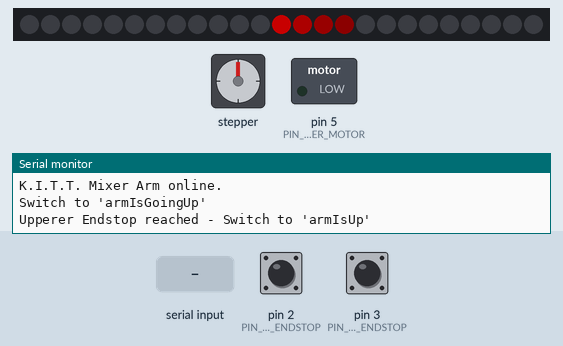
Recording of a sketch running on a simulated Arduino Uno, built with avr-gcc and run on an emulated ATmega328P. Parts: 25 RGB LEDs in strip order, left to right, stepper motor, switched loads named in the sketch (green lamp = pin HIGH), the last lines printed to the serial monitor. The test bench sets the inputs (shaded band); at power-on: pin 2 (PIN_LOWER_ENDSTOP) LOW, pin 3 (PIN_UPPER_ENDSTOP) HIGH. Dim RGB values are drawn brighter than linear; stepper angles assume 2048 steps per turn.

Above: at 1.25 s.
1.3 s: "8" received over Serial
At 1.7 s:
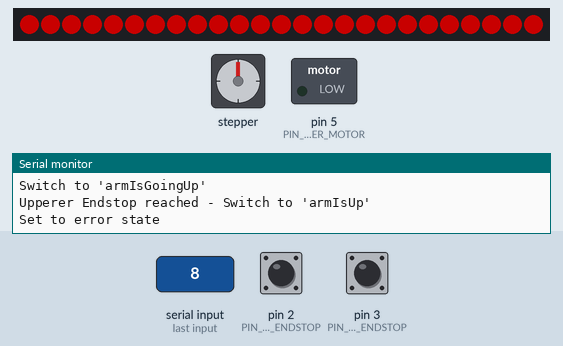
4.3 s: "2" received over Serial
At 4.75 s:
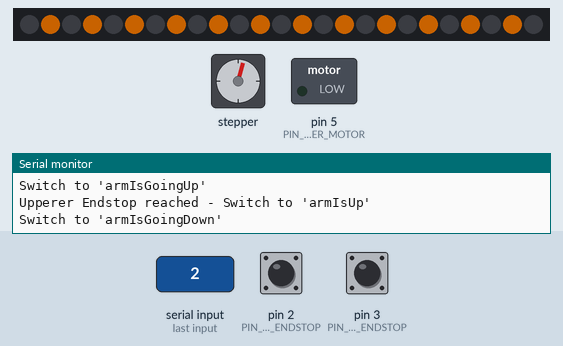
6.7 s: "4" received over Serial
At 6.88 s:
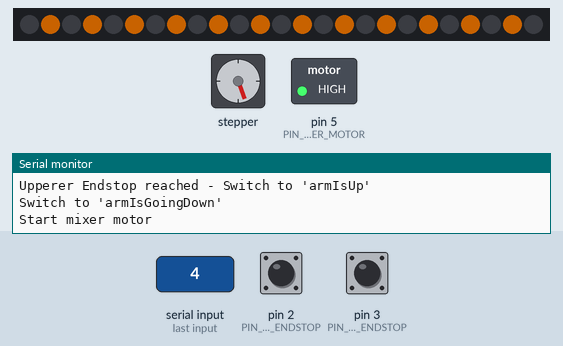
9.1 s: pin 2 (PIN_LOWER_ENDSTOP) pulled HIGH for 0.15 s
At 11.8 s:
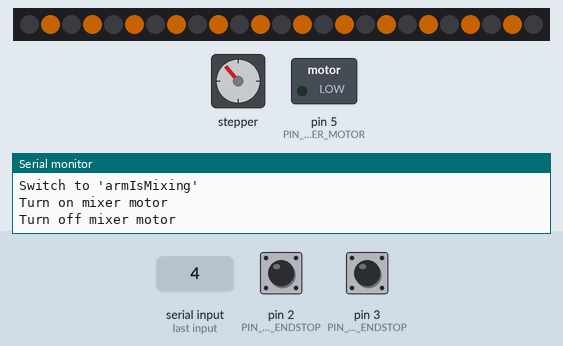
12.2 s: "9" received over Serial
At 13.3 s:
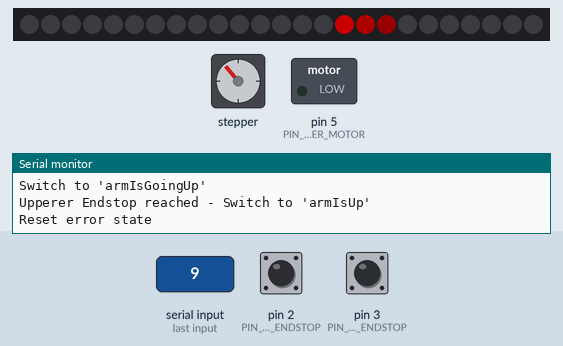
13.7 s: "2" received over Serial
At 14.19 s:
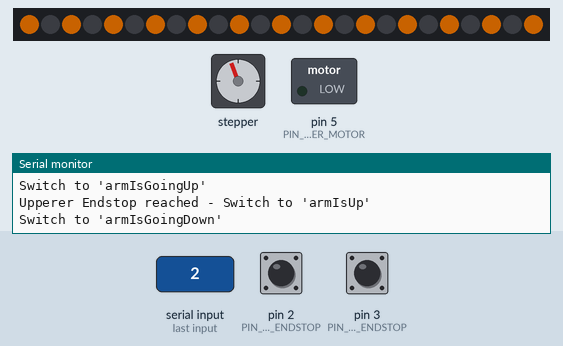
Timing chart, 0 to 19.8 s (numbered marks = the images above; inputs shaded):
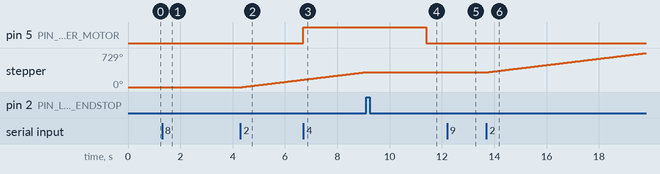

The sketch:

cocktailrobot-dipper.ino
```cpp
// Include libraries
#include <Stepper.h>
#include <Adafruit_NeoPixel.h>
#include "MixerArm.h"
#include "LedControl.h"

// Number of steps per internal motor revolution
const float STEPS_PER_REV = 32;

//  Amount of Gear Reduction
const float GEAR_RED = 64;

// Number of steps per geared output rotation
const float STEPS_PER_OUT_REV = STEPS_PER_REV * GEAR_RED;

// Motor pins
const int PIN_1IN = 12;
const int PIN_2IN = 11;
const int PIN_3IN = 10;
const int PIN_4IN = 9;

// Endstop pins
const int PIN_LOWER_ENDSTOP = 2;
const int PIN_UPPER_ENDSTOP = 3;

const int PIN_MIXER_MOTOR = 5;

// LED pins and settings
const int LED_PIN = 7;
const int NUM_PIXELS = 25;
const int LED_BRIGHTNESS = 100;

// Create instances
MixerArm mixerArm(
  1000, STEPS_PER_REV, PIN_LOWER_ENDSTOP, PIN_UPPER_ENDSTOP,
  PIN_1IN, PIN_3IN, PIN_2IN, PIN_4IN, PIN_MIXER_MOTOR);

LedControl ledControl(LED_PIN, NUM_PIXELS, LED_BRIGHTNESS);

void setup() {
  // Initialize serial communication for debugging
  Serial.begin(9600);
  Serial.println("K.I.T.T. Mixer Arm online.");

  mixerArm.setup();
  ledControl.setup();

  // Start with idle LED pattern
  ledControl.setIdling();
}

void loop() {
  static bool hasError = false;

  // Handle serial commands for LED control
  if (Serial.available()) {
    char cmd = Serial.read();

    switch (cmd) {
      case '1':
        Serial.println("Wait for pump");
        mixerArm.waitForPump();
        break;

      case '2':
        Serial.println("Start mixing");
        mixerArm.startSequence();
        break;

      case '3':
        Serial.println("Abort mixing");
        mixerArm.stopSequence();
        break;

      case '4':
        Serial.println("Start mixer motor");
        digitalWrite(PIN_MIXER_MOTOR, HIGH);
        break;

      case '5':
        Serial.println("Stop mixer motor");
        digitalWrite(PIN_MIXER_MOTOR, LOW);
        break;

      case '6':
        Serial.println("Status Report:");
        Serial.println("   Endstop1: " + digitalRead(PIN_LOWER_ENDSTOP) == LOW ? "LOW" : "HIGH");
        Serial.println("   Endstop2: " + digitalRead(PIN_UPPER_ENDSTOP) == LOW ? "LOW" : "HIGH");
        break;

      case '8':
        Serial.println("Set to error state");
        hasError = true;
        break;

      case '9':
        Serial.println("Reset error state");
        hasError = false;
        break;
    }
  }

  if (mixerArm.isRunning()) {
    ledControl.setWorking();
  } else if (!mixerArm.isRunning() && mixerArm.getArmState() != MixerArm::ArmState::armIsUp) {
    ledControl.setWorking();
  } else if (hasError) {
    ledControl.setError();
  } else {
    ledControl.setIdling();
  }

  mixerArm.loop();
  ledControl.loop();
}
```

LedControl.cpp
```cpp
#include "Arduino.h"
#include "LedControl.h"
#include <Adafruit_NeoPixel.h>

LedControl::LedControl(int pin, int numPixels, int brightness)
  : _pixels(numPixels, pin, NEO_GRB + NEO_KHZ800) {
  _brightness = brightness;
  _currentIdlePixel = _startPixel;
  _currentIdleDirection = 1;
  _patternState = isIdling;
  _previousMillis = 0;
  _toggleState = false;
  _hue = 0;
}

void LedControl::setup() {
  _pixels.begin();
  _pixels.clear();
  _pixels.setBrightness(_brightness);
  _currentIdlePixel = _startPixel;
}

void LedControl::loop() {
  // Clear all pixels first
  _pixels.clear();

  switch (_patternState) {
    case isIdling:
      idle();
      break;

    case isWorking:
      working();
      break;

    case isError:
      error();
      break;

    case isRainbow:
      rainbow();
      break;
  }
}

LedControl::PatternState LedControl::getCurrentState() {
  return _patternState;
}

void LedControl::setIdling() {
  _patternState = isIdling;
}

void LedControl::setWorking() {
  _patternState = isWorking;
}

void LedControl::setError() {
  _patternState = isError;
}

void LedControl::setRainbow() {
  _patternState = isRainbow;
}

void LedControl::idle() {
  static unsigned long lastUpdate = 0;
  unsigned long currentMillis = millis();

  if (currentMillis - lastUpdate >= _delayval) {
    lastUpdate = currentMillis;

    // Set the main bright pixel (KITT red)
    _pixels.setPixelColor(_currentIdlePixel, _pixels.Color(255, 0, 0));

    // Add trailing fade effect
    if (_currentIdlePixel - _currentIdleDirection >= _startPixel && _currentIdlePixel - _currentIdleDirection <= _endPixel) {
      _pixels.setPixelColor(_currentIdlePixel - _currentIdleDirection, _pixels.Color(125, 0, 0));
    }
    if (_currentIdlePixel - (2 * _currentIdleDirection) >= _startPixel && _currentIdlePixel - (2 * _currentIdleDirection) <= _endPixel) {
      _pixels.setPixelColor(_currentIdlePixel - (2 * _currentIdleDirection), _pixels.Color(62, 0, 0));
    }
    if (_currentIdlePixel - (3 * _currentIdleDirection) >= _startPixel && _currentIdlePixel - (3 * _currentIdleDirection) <= _endPixel) {
      _pixels.setPixelColor(_currentIdlePixel - (3 * _currentIdleDirection), _pixels.Color(31, 0, 0));
    }

    _pixels.show();

    // Move to next position
    _currentIdlePixel += _currentIdleDirection;

    // Reverse direction at the custom range ends
    if (_currentIdlePixel >= _endPixel || _currentIdlePixel <= _startPixel) {
      _currentIdleDirection = -_currentIdleDirection;
    }
  }
}

void LedControl::working() {
  unsigned long currentMillis = millis();

  if (currentMillis - _previousMillis >= 250) {
    _previousMillis = currentMillis;
    _toggleState = !_toggleState;
  }

  // Light up LEDs based on odd/even pattern
  for (int i = 0; i < _pixels.numPixels(); i++) {
    if ((_toggleState && i % 2 == 0) || (!_toggleState && i % 2 == 1)) {
      _pixels.setPixelColor(i, _pixels.Color(255, 125, 0));  // Yellow
    } else {
      _pixels.setPixelColor(i, _pixels.Color(0, 0, 0));  // Off
    }
  }

  _pixels.show();
}

void LedControl::error() {
  unsigned long currentMillis = millis();

  if (currentMillis - _previousMillis >= 500) {
    _previousMillis = currentMillis;
    _toggleState = !_toggleState;
  }

  // Set all LEDs to red or off
  for (int i = 0; i < _pixels.numPixels(); i++) {
    if (_toggleState) {
      _pixels.setPixelColor(i, _pixels.Color(255, 0, 0));  // Red
    } else {
      _pixels.setPixelColor(i, _pixels.Color(0, 0, 0));  // Off
    }
  }

  _pixels.show();
}

void LedControl::rainbow() {
  unsigned long currentMillis = millis();

  if (currentMillis - _previousMillis >= 20) {
    _previousMillis = currentMillis;

    for (int i = 0; i < _pixels.numPixels(); i++) {
      // Calculate hue for each pixel with offset
      uint16_t pixelHue = _hue + (i * (uint16_t)(65536L / _pixels.numPixels()));
      _pixels.setPixelColor(i, _pixels.gamma32(_pixels.ColorHSV(pixelHue)));
    }

    _pixels.show();
    _hue += 256;  // Increment hue for animation (will naturally wrap at 65536)
  }
}
```

LedControl.h
```cpp
#ifndef LedControl_h
#define LedControl_h
#include "Arduino.h"
#include <Adafruit_NeoPixel.h>

class LedControl {
public:
  enum PatternState {
    isIdling,
    isWorking,
    isError,
    isRainbow
  };

  LedControl(int pin, int numPixels, int brightness = 100);

  void setup();
  void loop();

  PatternState getCurrentState();

  // State control methods
  void setIdling();
  void setWorking();
  void setError();
  void setRainbow();

  // Direct pattern methods
  void idle();
  void working();
  void error();
  void rainbow();

private:
  Adafruit_NeoPixel _pixels;
  int _brightness;

  // Animation range settings
  static const int _startPixel = 8;  // First LED in animation range
  static const int _endPixel = 17;   // Last LED in animation range
  static const int _delayval = 80;

  // Idle Animation variables
  int _currentIdlePixel;
  int _currentIdleDirection;  // 1 for forward, -1 for backward

  // State management
  PatternState _patternState;  // What pattern should be shown

  // Timing variables for non-blocking animations
  unsigned long _previousMillis;
  bool _toggleState;
  uint16_t _hue;
};
#endif
```

MixerArm.cpp
```cpp
#include "Arduino.h"
#include <Stepper.h>
#include "MixerArm.h"

MixerArm::MixerArm(
  int speed,
  float steps_per_revolution,
  int pin_lowerEndstop,
  int pin_upperEndstop,
  int pin_1in,
  int pin_3in,
  int pin_2in,
  int pin_4in,
  int pin_mixer)

  // Create Instance of Stepper Class
  // Specify Pins used for motor coils
  // Connected to ULN2003 Motor Driver In1, In2, In3, In4
  // Pins entered in sequence 1-3-2-4 for proper step sequencing
  : _steppermotor(steps_per_revolution, pin_1in, pin_3in, pin_2in, pin_4in) {
  _speed = speed;
  _armState = armIsUnknown;
  _running = false;
  _pin_lowerEndstop = pin_lowerEndstop;
  _pin_upperEndstop = pin_upperEndstop;
  _pin_1in = pin_1in;
  _pin_2in = pin_2in;
  _pin_3in = pin_3in;
  _pin_4in = pin_4in;
  _pin_mixer = pin_mixer;
}

void MixerArm::setup() {
  pinMode(_pin_lowerEndstop, INPUT);
  pinMode(_pin_upperEndstop, INPUT);

  pinMode(_pin_1in, OUTPUT);
  pinMode(_pin_2in, OUTPUT);
  pinMode(_pin_3in, OUTPUT);
  pinMode(_pin_4in, OUTPUT);

  pinMode(_pin_mixer, OUTPUT);

  _steppermotor.setSpeed(_speed);
}


MixerArm::ArmState MixerArm::getArmState() {
  return _armState;
}

void MixerArm::waitForPump() {
  Serial.println("Switch to 'armIsWaitingForPumpFinish'");
  _armState = armIsWaitingForPumpFinish;
}

void MixerArm::startSequence() {
  _running = true;
  _armState = armIsUnknown;
}

void MixerArm::stopSequence() {
  _running = false;
}

bool MixerArm::isRunning() {
  return _running;
}

void MixerArm::loop() {
  int stepSize = 3;

  switch (_armState) {
    case armIsWaitingForPumpFinish:
      // To Nothing
      break;

    case armIsUnknown:
      Serial.println("Switch to 'armIsGoingUp'");
      _armState = armIsGoingUp;
      break;

    case armIsUp:
      if (_running) {
        Serial.println("Switch to 'armIsGoingDown'");
        _armState = armIsGoingDown;
      }
      break;

    case armIsGoingDown:
      if (!_running) {
        _armState = armIsGoingUp;
      } else if (digitalRead(_pin_lowerEndstop) == HIGH) {
        Serial.println("Lower Endstop reached - Switch to 'armIsDown'");
        _armState = armIsDown;
      } else {
        _steppermotor.step(stepSize);
      }
      break;

    case armIsDown:
      if (!_running) {
        Serial.println("Not running, switchting to 'armIsGoingUp'");
        _armState = armIsGoingUp;
      } else {
        delay(300);
        Serial.println("Switch to 'armIsMixing'");
        _armState = armIsMixing;
      }
      break;

    case armIsMixing:
      Serial.println("Turn on mixer motor");
      digitalWrite(_pin_mixer, HIGH);
      delay(2000);  // Wait 2 seconds before switching motor off
      Serial.println("Turn off mixer motor");
      digitalWrite(_pin_mixer, LOW);
      delay(500); // Wait a bit for the motor to stop

      // After mixing, we disable running
      _running = false;

      Serial.println("Switch to 'armIsGoingUp'");
      _armState = armIsGoingUp;
      break;

    case armIsGoingUp:
      // XXX Not checking for _running, because going up is always allowed.
      if (digitalRead(_pin_upperEndstop) == HIGH) {
        Serial.println("Upperer Endstop reached - Switch to 'armIsUp'");
        _armState = armIsUp;
      } else {
        _steppermotor.step(-stepSize);
      }
      break;
  }
}
```

MixerArm.h
```cpp
#ifndef MixerArm_h
#define MixerArm_h
#include "Arduino.h"
#include <Stepper.h>

class MixerArm {
public:
  enum ArmState {
    armIsUnknown,
    armIsWaitingForPumpFinish,
    armIsUp,
    armIsGoingDown,
    armIsDown,
    armIsMixing,
    armIsGoingUp
  };

  MixerArm(
    int speed,
    float steps_per_revolution,
    int pin_lowerEndstop,
    int pin_upperEndstop,
    int pin_1in,
    int pin_3in,
    int pin_2in,
    int pin_4in,
    int pin_mixer);

  void setup();
  void loop();

  void startSequence();
  void stopSequence();
  void waitForPump();
  bool isRunning();
  ArmState getArmState();

private:
  int _speed;
  bool _running;
  Stepper _steppermotor;
  int _pin_1in;
  int _pin_2in;
  int _pin_3in;
  int _pin_4in;
  int _pin_lowerEndstop;
  int _pin_upperEndstop;
  int _pin_mixer;

  ArmState _armState;  // What the arm is doing at any given moment.
};
#endif
```

Measured:
- after the input at 1.3 s, the LEDs: change at once (image 1)
- after the input at 4.3 s, stepper: keeps turning clockwise at about 68°/s, starting after 0.06 s; the LEDs: first change at once (image 2 shows a later state)
- after the input at 6.7 s, pin 5 (PIN_MIXER_MOTOR): LOW → HIGH at once
- after the input at 9.1 s, pin 5 (PIN_MIXER_MOTOR): HIGH → LOW after 2.3 s; stepper: stops changing and stays 320°
- after the input at 12.2 s, the LEDs: first change at once (image 5 shows a later state)
- after the input at 13.7 s, stepper: keeps turning clockwise at about 68°/s, starting after 0.06 s
- what the display in image 1 shows lasts 0.5 s, from 1.3 s to 1.8 s
